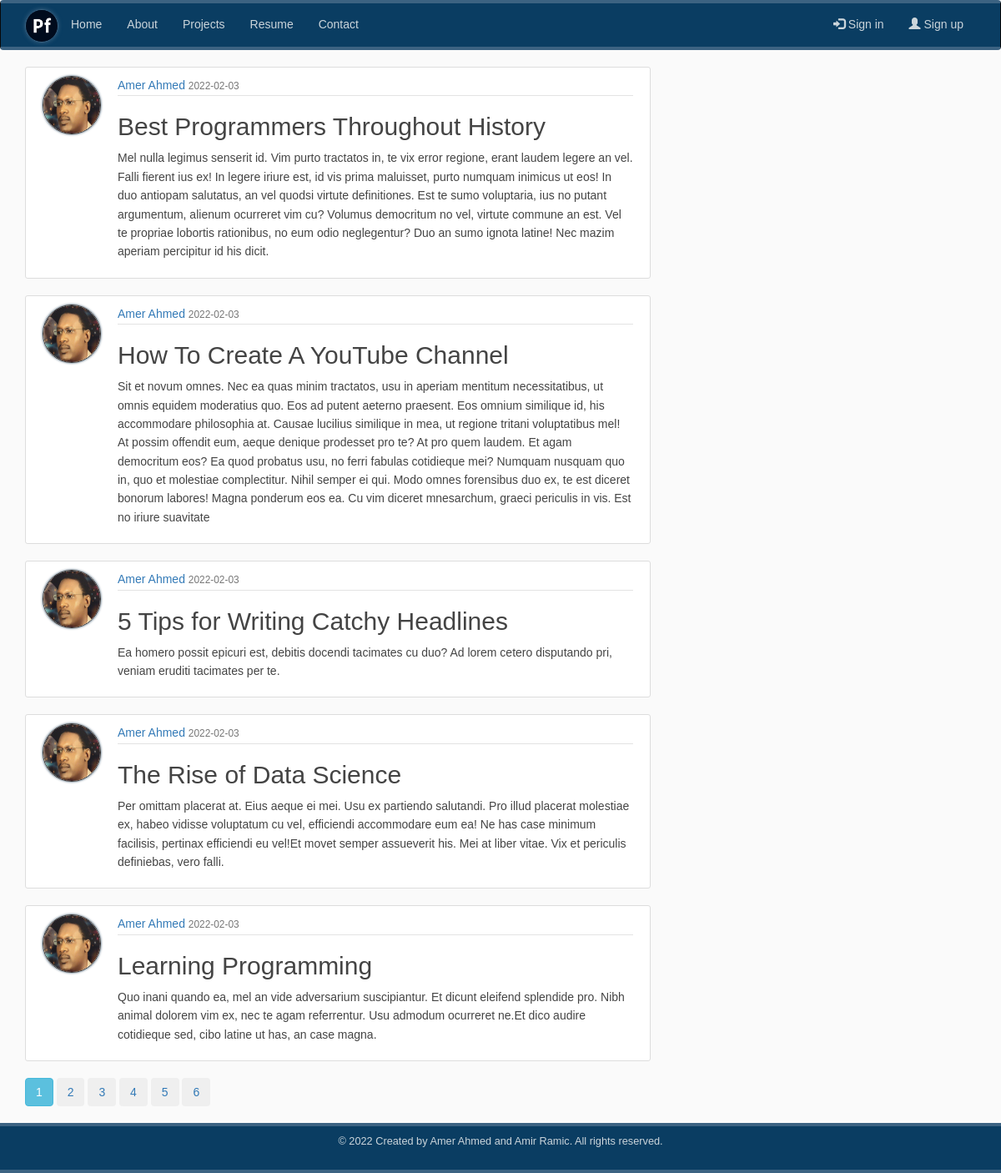
The page / on the database its author committed.
### app/models/models/models.py (models this page shows, shortened)
class Post(db.Model):
    __tablename__ = 'posts'
    id = db.Column(db.Integer, primary_key=True)
    title = db.Column(db.String(100), nullable=False)
    published = db.Column(db.DateTime, index=True, default=datetime.utcnow)
    content = db.Column(db.Text, nullable=False)
    user_id = db.Column(db.Integer, db.ForeignKey('users.id'), nullable=False)

class User(db.Model, UserMixin):
    __tablename__ = 'users'
    id = db.Column(db.Integer, primary_key=True)
    username = db.Column(db.String(64), unique=True, nullable=False, index=True)
    email = db.Column(db.String(120), unique=True, nullable=False, index=True)
    profile = db.Column(db.String(20), nullable=False, default='default.jpg')
    password = db.Column(db.String(64), nullable=False)
    posts = db.relationship('Post', backref='author', lazy='dynamic')

### app/admin/routes/routes.py (the view)
@admin.route('/')
def index():
    page = request.args.get('page', 1, type=int)
    posts = Post.query.order_by(Post.published.desc()).paginate(page=page, per_page=5)
    return render_template('index.html', posts=posts)

### app/templates/index.html (shortened to what this page needs)
{% extends "base.html" %}
{% block page_content %}
{% for post in posts.items %}
    <article class="media content-section">
        <img class="rounded-circle article-img" src="{{ url_for('static', filename='profile_pics/'
         + post.author.profile) }}" alt="Profile">
        <div class="media-body">
            <div class="article-metadata">
            <a class="mr-2" href="{{ url_for('users.user_posts', username=post.author.username) }}">{{ post.author.username }}</a>
            <small class="text-muted">{{ post.published.strftime('%Y-%m-%d') }}</small>
            </div>
            <h2><a class="article-title" href="{{ url_for('posts.post', post_id=post.id) }}">{{ post.title }}</a></h2>
           <p class="article-content">{{ post.content }}</p>
        </div>
      </article>
{% endfor %}
{% for page_number in posts.iter_pages(left_edge=2, left_current=2, right_current=5, right_edge=2) %}
  {% if page_number %}
      {% if posts.page == page_number %}
        <a class="btn btn-info mb-4" href="{{ url_for('admin.index', page=page_number) }}">{{ page_number }}</a>
      {% else %}
         <button type="button" class="btn btn-outline-info mb-4">
             <a  href="{{ url_for('admin.index', page=page_number) }}">{{ page_number }}</a>
         </button>
      {% endif %}
  {% endif %}
{% endfor %}
{% endblock  %}

### app/templates/base.html (shortened to what this page needs)
{% extends "bootstrap/base.html" %}
{% block head %}
    {{ super() }}
    <link rel="stylesheet" type="text/css" href="{{ url_for('static', filename='css/main.css') }}">
    <link rel="stylesheet" type="text/css" href="{{ url_for('static', filename='css/styles.css') }}">
{% endblock %}
{% block navbar %}
<div class="navbar navbar-inverse navbar-blue blue-dark fixed-top" role="navigation">
    <div class="container">
        <div class="navbar-header">
            <a class="nav-link" href="{{ url_for('admin.index') }}">
            <img class="img-logo" src="{{ url_for('static', filename='img/logo.png') }}" alt="logo"></a>
    </div>
    <div class="collapse navbar-collapse" id="navbarToggle">
      <ul class="nav navbar-nav mr-auto">
          <li role="presentation"><a class="nav-item nav-link" href="{{ url_for('admin.index') }}" >Home</a></li>
          <li role="presentation"><a class="nav-item nav-link" href="{{ url_for('admin.about') }}">About</a></li>
          <li role="presentation"><a class="nav-item nav-link" href="{{ url_for('admin.projects') }}">Projects</a></li>
          <li role="presentation"><a class="nav-item nav-link" href="{{ url_for('admin.resume') }}">Resume</a></li>
          <li role="presentation"><a class="nav-item nav-link" href="{{ url_for('admin.contact') }}">Contact</a></li>
      </ul>
       <ul class="nav navbar-nav navbar-right">
           {% if current_user.is_authenticated %}
               <li role="presentation"><a class="nav-item nav-link" href="{{ url_for('users.search_posts') }}"><span class="glyphicon glyphicon-search"></span> Search</a></li>
               <li role="presentation"><a class="nav-item nav-link" href="{{ url_for('posts.create_posts') }}"><span class="glyphicon glyphicon"></span> New Post</a></li>
               <li role="presentation"><a class="nav-item nav-link" href="{{ url_for('users.account') }}"><span class="glyphicon glyphicon-user"></span> Account</a></li>
               <li role="presentation"><a class="nav-item nav-link" href="{{ url_for('users.logout') }}"><span class="glyphicon glyphicon-log-out"></span> Logout</a></li>
           {% else %}
           <li role="presentation"><a class="nav-item nav-link" href="{{ url_for('users.signin') }}"><span class="glyphicon glyphicon-log-in"></span> Sign in</a></li>
           <li role="presentation"><a class="nav-item nav-link" href="{{ url_for('users.signup') }}"><span class="glyphicon glyphicon-user"></span> Sign up</a></li>
           {% endif %}
       </ul>
    </div>
  </div>
</div>
{% endblock %}
{% block content %}
   <div class="container clear-top">
      <div class="row">
        <div class="col-md-8">
         {% block page_content %} {% endblock  %}
        </div>
      </div>
    </div>
{% block footer %}
    <footer class="text-center fixed-bottom mt-auto">
      <small>
          &copy; 2022 Created by Amer Ahmed and Amir Ramic. All rights reserved.
      </small>
    </footer>
{% endblock footer %}
{% endblock %}

### app/static/css/main.css (style rules this page uses)
* { margin: 0; padding: 0; box-sizing: border-box; }
html { position: relative; min-height: 100%; }
body { font-family: 'Lucida Grande', 'Lucida Sans Unicode', 'Geneva', 'Verdana', sans-serif; background: #fafafa; color: #444444; font-weight: lighter; justify-content: start; padding-bottom: 80px; line-height: 1.6; }
h1, h2, h3, h4, h5, h6 { color: #444444; }
.blue-dark { min-height: 60px; border-top: 4px solid #3c6382; border-bottom: 4px solid #3c6382; background-color: #0a3d62; font-size: 14px; font-weight: lighter; }
.navbar .navbar-nav .nav-link { color: #cbd5db; }
.content-section { background: #ffffff; padding: 10px 20px; border: 1px solid #dddddd; border-radius: 3px; margin-bottom: 20px; }
.article-title { color: #444444; }
.article-content { white-space: pre-line; }
.article-img { height: 65px; width: 65px; margin-right: 16px; }
.article-metadata { padding-bottom: 1px; margin-bottom: 4px; border-bottom: 1px solid #e3e3e3; }
.article-img { float: left; height: 70px; width: 70px; margin-right: 20px; margin-bottom: 16px; border-radius: 50%; border:1px #333333 solid; box-shadow: 0 0 3px #23435d; }
.img-logo { position: relative; border-radius: 50%; height: 40px; width: 40px; margin: 0 auto -30px; border:1px #3c6382 solid; box-shadow: 0 0 5px #3c6382; }
footer { position: absolute; bottom: 0; width: 100%; padding: 5px; min-height: 60px; border-top: 4px solid #3c6382; border-bottom: 4px solid #3c6382; background-color: #0a3d62; color: #cbd5db; font-size: 15px; font-weight: lighter; clear:both; }

### rows shown on the page
Post: profile (picture), author.username "Amer Ahmed", published "2022-02-03", title "Best Programmers Throughout History", content "Mel nulla legimus senserit id. Vim purto tractatos in, te vix error regione, erant laudem legere an vel. Falli fierent ius ex! In legere iriure est, id vis prima maluisset, purto numquam inimicus ut eos! In duo antiopam salutatus, an vel quodsi virtute definitiones. Est te sumo voluptaria, ius no putant argumentum, alienum ocurreret vim cu? Volumus democritum no vel, virtute commune an est. Vel te propriae lobortis rationibus, no eum odio neglegentur? Duo an sumo ignota latine! Nec mazim aperiam percipitur id his dicit."
Post: profile (picture), author.username "Amer Ahmed", published "2022-02-03", title "How To Create A YouTube Channel", content "Sit et novum omnes. Nec ea quas minim tractatos, usu in aperiam mentitum necessitatibus, ut omnis equidem moderatius quo. Eos ad putent aeterno praesent. Eos omnium similique id, his accommodare philosophia at. Causae lucilius similique in mea, ut regione tritani voluptatibus mel! At possim offendit eum, aeque denique prodesset pro te? At pro quem laudem. Et agam democritum eos? Ea quod probatus usu, no ferri fabulas cotidieque mei? Numquam nusquam quo in, quo et molestiae complectitur. Nihil semper ei qui. Modo omnes forensibus duo ex, te est diceret bonorum labores! Magna ponderum eos ea. Cu vim diceret mnesarchum, graeci periculis in vis. Est no iriure suavitate"
Post: profile (picture), author.username "Amer Ahmed", published "2022-02-03", title "5 Tips for Writing Catchy Headlines", content "Ea homero possit epicuri est, debitis docendi tacimates cu duo? Ad lorem cetero disputando pri, veniam eruditi tacimates per te."
Post: profile (picture), author.username "Amer Ahmed", published "2022-02-03", title "The Rise of Data Science", content "Per omittam placerat at. Eius aeque ei mei. Usu ex partiendo salutandi. Pro illud placerat molestiae ex, habeo vidisse voluptatum cu vel, efficiendi accommodare eum ea! Ne has case minimum facilisis, pertinax efficiendi eu vel!Et movet semper assueverit his. Mei at liber vitae. Vix et periculis definiebas, vero falli."
Post: profile (picture), author.username "Amer Ahmed", published "2022-02-03", title "Learning Programming", content "Quo inani quando ea, mel an vide adversarium suscipiantur. Et dicunt eleifend splendide pro. Nibh animal dolorem vim ex, nec te agam referrentur. Usu admodum ocurreret ne.Et dico audire cotidieque sed, cibo latine ut has, an case magna."

### other values the page prints
{{ page_number }} "1"
{{ page_number }} "2" "3" "4" "5" "6"
